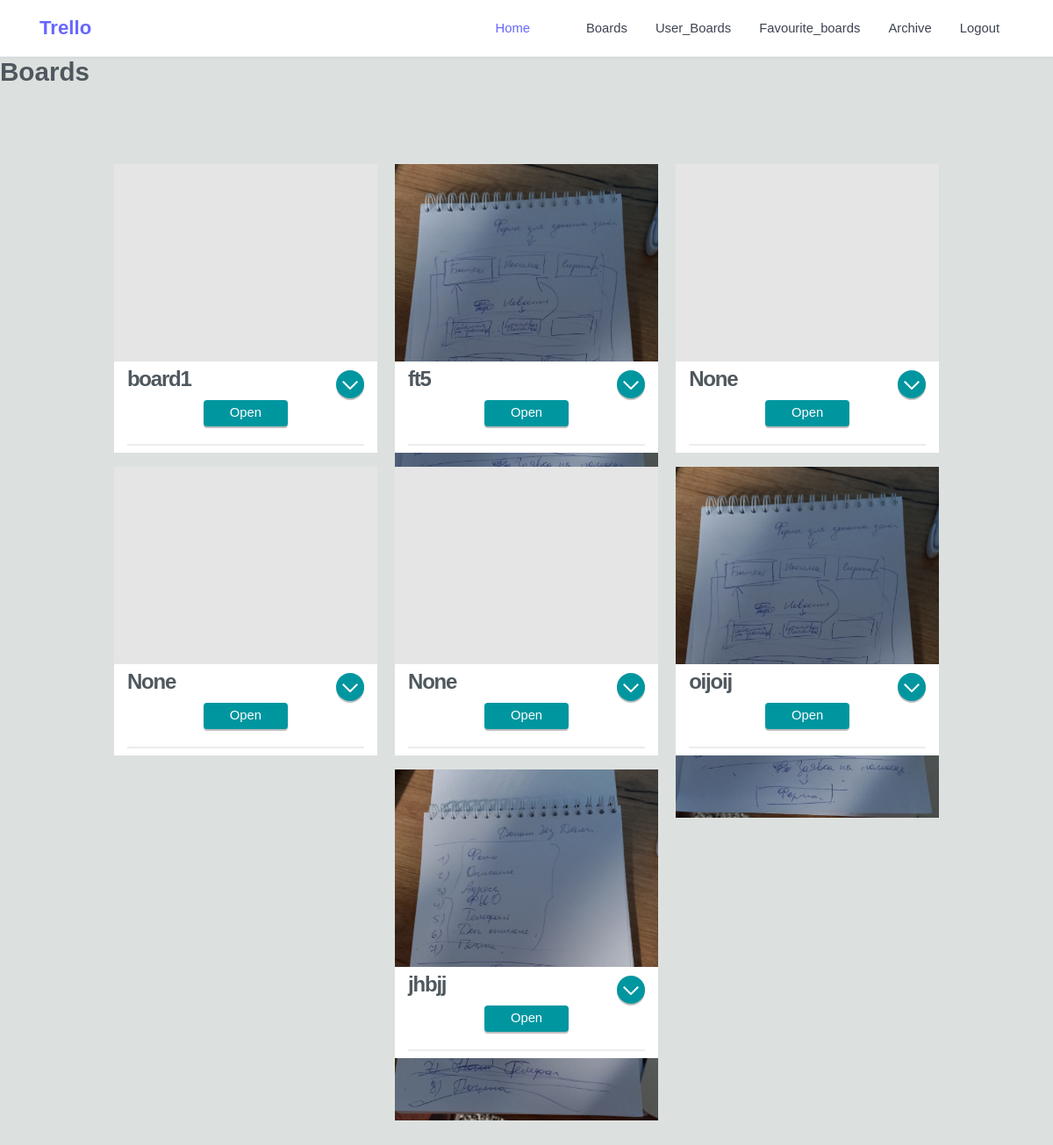
The page /home/ (signed in) on the database its author committed.
### trello_app/models.py (models this page shows, shortened)
class Board(models.Model):
    title = models.CharField(max_length=150, blank=True, null=True)
    image = models.ImageField(upload_to='images/')
    favourites = models.ManyToManyField(User, related_name="favourites", blank=True)
    archive = models.ManyToManyField(User, related_name="archive", blank=True)

### trello_app/views.py (the view)
# urls.py: path('', board_index),
def board_index(request):
    boards = Board.objects.all()
    user = request.user
    archive_posts = user.archive.all()
    context = {
        'boards': boards,
        'archive_posts': archive_posts,
    }
    return render(request, 'board/board_index.html', context)

### templates/board/board_index.html (shortened to what this page needs)
{% extends "base.html" %}
{% load static %}
{% block page_content %}
<h1>Boards</h1>
<link href="{% static 'board_index_css.css' %}" rel="stylesheet" type="text/css">
<div class="cards">
    {% for board in boards %}
    {% if board in archive_posts %}
    {% else %}
    <div class="card">
        <div class="card__image-holder">
            {% if board.image %}
            <img class="card-img-top" src="{{ board.image.url }}">
            {% endif %}
        </div>
        <div class="card-title">
            <a href="{% url 'delete_board' board.pk %}" class="toggle-info btn">
                <span class="left"></span>
                <span class="right"></span>
            </a>
            <h2>
                {{ board.title }}
            </h2>
            <div class="card-actions">
                <a href="{% url 'board_detail' board.pk %}" class="btn">Open</a>
            </div>
        </div>
    </div>
    {% endif %}
    {% endfor %}
    <li class="nav-item">
        <a class="nav-link" href="{% url 'board-add' %}">Create Board</a>
    </li>
    {% endblock %}

### templates/base.html (shortened to what this page needs)
{% load static %}
<head>
    <link href="{% static 'base_css.css' %}" rel="stylesheet" type="text/css">
</head>
<body>
<nav class="navbar">
  <div class="container">
    <div class="navbar-header">
      <a href="#">
        <h1><span>Trello</span></h1>
      </a>
    </div>
    <div class="navbar-menu" id="open-navbar1">
      <ul class="navbar-nav">
        <li class="active"><a href="{% url 'dashboard' %}">Home</a></li>
        <li><a href="{% url 'login' %}"></a></li>
    {% if user.is_authenticated %}
         <li><a href="{% url 'boards' %}">Boards</a></li>
          <li><a href="{% url 'board_index' %}">User_Boards</a></li>
                    <li><a href="{% url 'favourite_list' %}">Favourite_boards</a></li>
                    <li><a href="{% url 'archive_list' %}">Archive</a></li>
        <li><a href="{% url 'logout' %}">Logout</a></li>
    {% else %}
          <li><a href="{% url 'login' %}">Signin</a></li>
    {% endif %}
      </ul>
    </div>
  </div>
</nav>
</body>
{% block page_content %}
{% endblock %}

### static/base_css.css (style rules this page uses)
* { box-sizing: border-box; padding: 0; margin: 0; }
body { font-family: "Roboto", sans-serif; font-size: 0.925rem; }
a { text-decoration: none; }
.container { width: 1170px; position: relative; margin-left: auto; margin-right: auto; padding-left: 15px; padding-right: 15px; }
.navbar, .navbar > .container { width: 100%; display: flex; flex-wrap: wrap; align-items: center; justify-content: space-between; }
.navbar { box-shadow: 0 1px 2px 0 rgba(0, 0, 0, 0.05); background-color: #fff; padding: 1rem 1.15rem; border-bottom: 1px solid #eceef3; }
@media (min-width: 576px) { .navbar .container { max-width: 540px; } }
@media (min-width: 768px) { .navbar .container { max-width: 720px; } }
@media (min-width: 992px) { .navbar .container { max-width: 960px; } }
@media (min-width: 1200px) { .navbar .container { max-width: 1140px; } }
.navbar .navbar-header { display: flex; align-items: center; }
.navbar .navbar-header > a { font-weight: 500; color: #3c4250; }
.navbar .navbar-menu { display: flex; align-items: center; flex-basis: auto; flex-grow: 1; }
.navbar .navbar-menu .navbar-nav { margin-left: auto; flex-direction: row; display: flex; padding-left: 0; margin-bottom: 0; list-style: none; }
.navbar .navbar-menu .navbar-nav > li > a { color: #3c4250; text-decoration: none; display: inline-block; padding: 0.5rem 1rem; }
.navbar .navbar-menu .navbar-nav > li.active a { color: #66f; }
.navbar .navbar-header > a span { color: #66f; }

### static/board_index_css.css (style rules this page uses)
body { background: #dce1df; color: #4f585e; font-family: 'Source Sans Pro', sans-serif; text-rendering: optimizeLegibility; }
a.btn { background: #0096a0; border-radius: 4px; box-shadow: 0 2px 0px 0 rgba(0, 0, 0, 0.25); color: #ffffff; display: inline-block; padding: 6px 30px 8px; position: relative; text-decoration: none; transition: all 0.1s 0s ease-out; }
div.cards { margin: 80px auto; max-width: 960px; text-align: center; }
div.card { background: #ffffff; display: inline-block; margin: 8px; max-width: 300px; perspective: 1000; position: relative; text-align: left; transition: all 0.3s 0s ease-in; width: 300px; z-index: 1; }
div.card img { max-width: 300px; }
div.card .card__image-holder { background: rgba(0, 0, 0, 0.1); height: 0; padding-bottom: 75%; }
div.card div.card-title { background: #ffffff; padding: 6px 15px 10px; position: relative; z-index: 0; }
div.card div.card-title a.toggle-info { border-radius: 32px; height: 32px; padding: 0; position: absolute; right: 15px; top: 10px; width: 32px; }
div.card div.card-title a.toggle-info span { background: #ffffff; display: block; height: 2px; position: absolute; top: 16px; transition: all 0.15s 0s ease-out; width: 12px; }
div.card div.card-title a.toggle-info span.left { right: 14px; transform: rotate(45deg); }
div.card div.card-title a.toggle-info span.right { left: 14px; transform: rotate(-45deg); }
div.card div.card-title h2 { font-size: 24px; font-weight: 700; letter-spacing: -0.05em; margin: 0; padding: 0; }
div.card div.card-actions { box-shadow: 0 2px 0px 0 rgba(0, 0, 0, 0.075); padding: 10px 15px 20px; text-align: center; }

### rows shown on the page
Board: title "board1"
Board: image (picture), title "ft5"
Board: title "None"
Board: title "None"
Board: title "None"
Board: image (picture), title "oijoij"
Board: image (picture), title "jhbjj"
